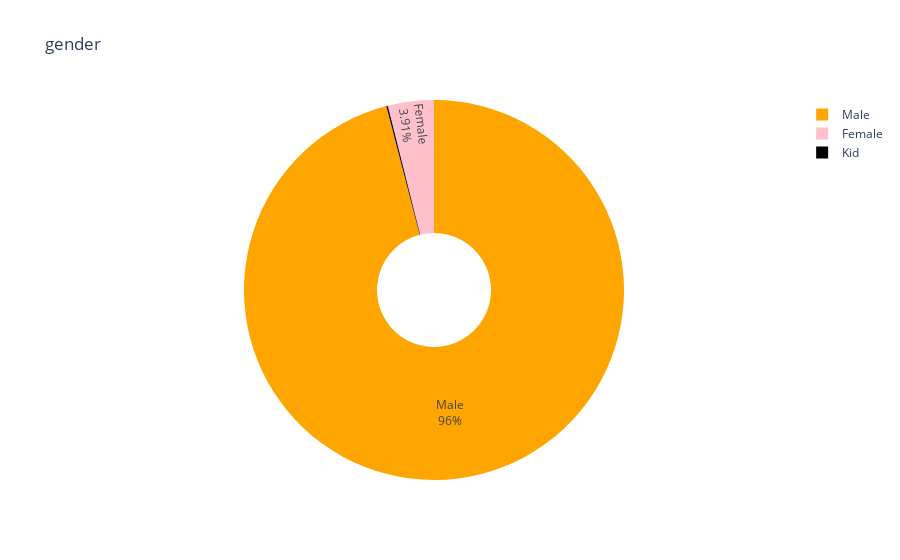

The notebook cell saved with this chart:
### Markdown cell above
### 3.5 Gender distribution of our customers

### Code cell
gender_df = df['Gender'].value_counts()

plt.figure(figsize = (15, 8))
fig = px.pie(gender_df, values=gender_df.values, names=gender_df.index, hole=.3, 
             color=gender_df.index, color_discrete_map={'Male':'orange','Female':'pink', 'Kid':'black'},
             title="gender")
fig.update_traces(textposition='inside', textinfo='percent+label')
fig.show()

### Figure 1 — Plotly figure (JSON) as saved in the notebook; plotly's stock layout.template omitted (floating-point values rounded to 4 significant figures)
{"data": [{"customdata": [["Male"], ["Female"], ["Kid"]], "domain": {"x": [0, 1], "y": [0, 1]}, "hole": 0.3, "hovertemplate": "index=%{customdata[0]}<br>value=%{value}<extra></extra>", "labels": ["Male", "Female", "Kid"], "legendgroup": "", "marker": {"colors": ["orange", "pink", "black"]}, "name": "", "showlegend": true, "textinfo": "percent+label", "textposition": "inside", "type": "pie", "values": [82922, 3380, 108]}], "layout": {"legend": {"tracegroupgap": 0}, "title": {"text": "gender"}}}
